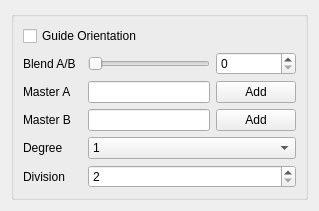
<?xml version="1.0" encoding="UTF-8"?>
<ui version="4.0">
 <class>Form</class>
 <widget class="QWidget" name="Form">
  <property name="geometry">
   <rect>
    <x>0</x>
    <y>0</y>
    <width>319</width>
    <height>198</height>
   </rect>
  </property>
  <property name="windowTitle">
   <string>Form</string>
  </property>
  <layout class="QVBoxLayout" name="verticalLayout">
   <item>
    <widget class="QGroupBox" name="groupBox">
     <property name="title">
      <string/>
     </property>
     <layout class="QGridLayout" name="gridLayout">
      <item row="5" column="0">
       <widget class="QLabel" name="label_2">
        <property name="text">
         <string>Master A</string>
        </property>
       </widget>
      </item>
      <item row="2" column="2">
       <widget class="QSlider" name="blend_horizontalSlider">
        <property name="maximum">
         <number>100</number>
        </property>
        <property name="orientation">
         <enum>Qt::Horizontal</enum>
        </property>
       </widget>
      </item>
      <item row="0" column="0" colspan="3">
       <widget class="QCheckBox" name="guide_orientation_checkBox">
        <property name="text">
         <string>Guide Orientation</string>
        </property>
       </widget>
      </item>
      <item row="6" column="0">
       <widget class="QLabel" name="label_3">
        <property name="text">
         <string>Master B</string>
        </property>
       </widget>
      </item>
      <item row="2" column="0">
       <widget class="QLabel" name="label">
        <property name="text">
         <string>Blend A/B</string>
        </property>
       </widget>
      </item>
      <item row="2" column="3">
       <widget class="QSpinBox" name="blend_spinBox">
        <property name="maximum">
         <number>100</number>
        </property>
       </widget>
      </item>
      <item row="8" column="0">
       <widget class="QLabel" name="label_5">
        <property name="text">
         <string>Division</string>
        </property>
       </widget>
      </item>
      <item row="8" column="2" colspan="2">
       <widget class="QSpinBox" name="division_spinBox">
        <property name="minimum">
         <number>2</number>
        </property>
        <property name="maximum">
         <number>999</number>
        </property>
       </widget>
      </item>
      <item row="7" column="2" colspan="2">
       <widget class="QComboBox" name="degree_comboBox">
        <item>
         <property name="text">
          <string>1</string>
         </property>
        </item>
        <item>
         <property name="text">
          <string>3</string>
         </property>
        </item>
       </widget>
      </item>
      <item row="7" column="0">
       <widget class="QLabel" name="label_4">
        <property name="text">
         <string>Degree</string>
        </property>
       </widget>
      </item>
      <item row="5" column="2">
       <widget class="QLineEdit" name="master_a_lineEdit"/>
      </item>
      <item row="5" column="3">
       <widget class="QPushButton" name="master_a_pushButton">
        <property name="text">
         <string>Add</string>
        </property>
       </widget>
      </item>
      <item row="6" column="2">
       <widget class="QLineEdit" name="master_b_lineEdit"/>
      </item>
      <item row="6" column="3">
       <widget class="QPushButton" name="master_b_pushButton">
        <property name="text">
         <string>Add</string>
        </property>
       </widget>
      </item>
     </layout>
    </widget>
   </item>
   <item>
    <spacer name="verticalSpacer">
     <property name="orientation">
      <enum>Qt::Vertical</enum>
     </property>
     <property name="sizeHint" stdset="0">
      <size>
       <width>0</width>
       <height>0</height>
      </size>
     </property>
    </spacer>
   </item>
  </layout>
 </widget>
 <resources/>
 <connections>
  <connection>
   <sender>blend_horizontalSlider</sender>
   <signal>valueChanged(int)</signal>
   <receiver>blend_spinBox</receiver>
   <slot>setValue(int)</slot>
   <hints>
    <hint type="sourcelabel">
     <x>144</x>
     <y>51</y>
    </hint>
    <hint type="destinationlabel">
     <x>231</x>
     <y>51</y>
    </hint>
   </hints>
  </connection>
  <connection>
   <sender>blend_spinBox</sender>
   <signal>valueChanged(int)</signal>
   <receiver>blend_horizontalSlider</receiver>
   <slot>setValue(int)</slot>
   <hints>
    <hint type="sourcelabel">
     <x>231</x>
     <y>51</y>
    </hint>
    <hint type="destinationlabel">
     <x>144</x>
     <y>51</y>
    </hint>
   </hints>
  </connection>
 </connections>
</ui>
